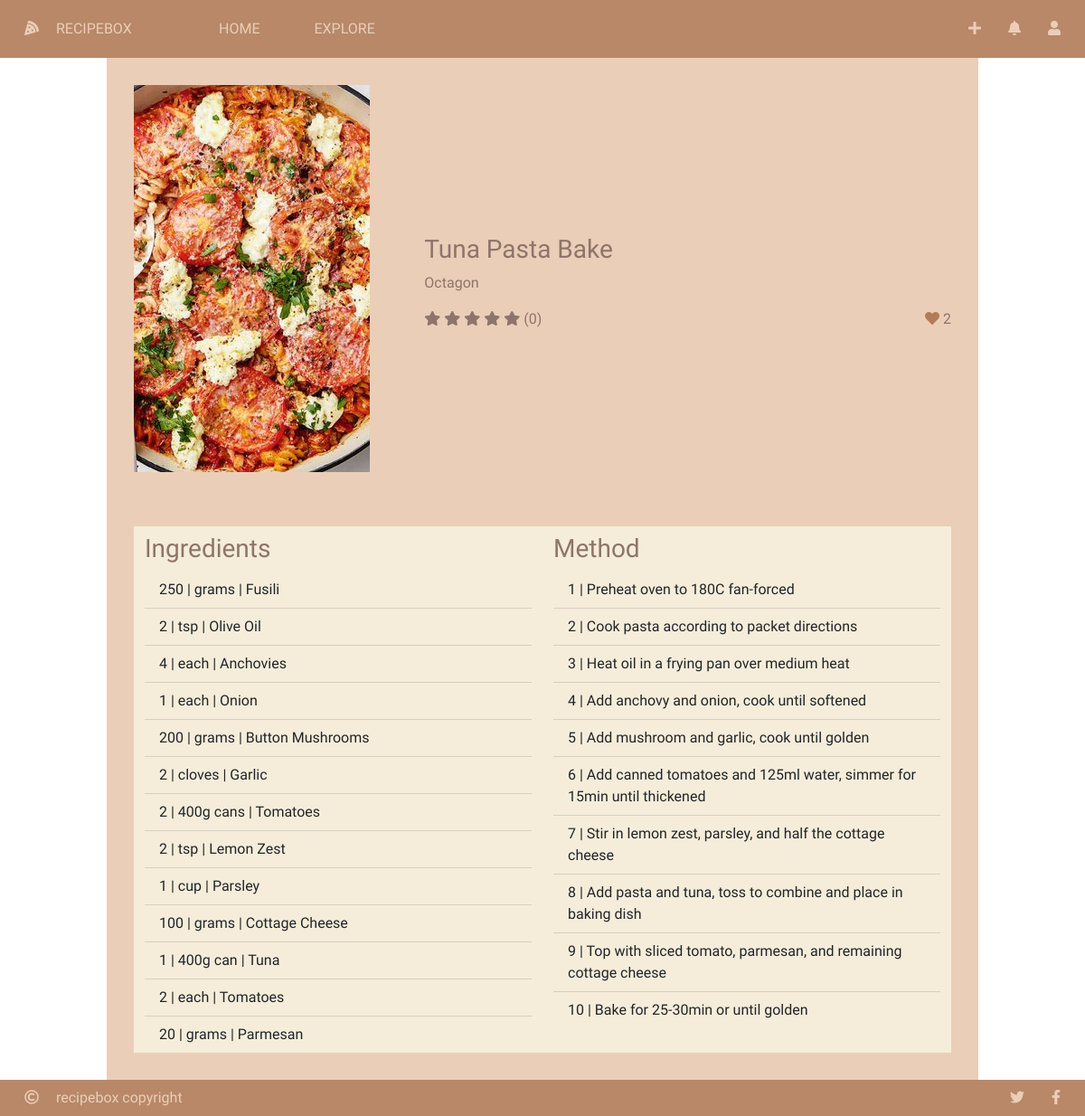
The app's page /recipe/1/ (signed in) with its own data.
### recipebox/models/recipes.py (models this page shows, shortened)
class Recipe(db.Model):
    __tablename__ = "recipe"
    id = db.Column(db.Integer, primary_key=True)
    name = db.Column(db.String(30), nullable=False)
    picture = db.Column(db.String(150), nullable=False)
    cook_time = db.Column(db.Integer, nullable=False)
    date_created = db.Column(db.DateTime, nullable=False)
    ingredients = db.relationship('RecipeIngredient', backref="recipe_object", lazy=True)
    procedures = db.relationship('RecipeProcedure', backref="recipe_object", lazy=True)
    user_id = db.Column(db.Integer, db.ForeignKey('user.id'), nullable=False)
    likes = db.relationship('Like', backref="recipe_object", lazy=True)
    ratings = db.relationship('Rating', backref="recipe_object", lazy=True)
    tags = db.relationship('Tag', secondary=tags, lazy='subquery', backref=db.backref('recipes', lazy=True))
    def rating_score(self):
        score = 0
        count = 0
        for rating in self.ratings:
            count += 1
            score += rating.score
        if count > 0:
            score /= count
            round(score)
        return score
    def liked_by(self, user=current_user):
        for like in self.likes:
            if like.user_id == user.id:
                return True
        return False

class RecipeIngredient(db.Model):
    __tablename__ = "recipe_ingredient"
    id = db.Column(db.Integer, primary_key=True)
    recipe_id = db.Column(db.Integer, db.ForeignKey('recipe.id'), nullable=False)
    ingredient_id = db.Column(db.Integer, db.ForeignKey('ingredient.id'), nullable=False)
    quantity = db.Column(db.Integer, nullable=False)
    unit = db.Column(db.String(30), nullable=False)

class Ingredient(db.Model):
    __tablename__ = "ingredient"
    id = db.Column(db.Integer, primary_key=True)
    name = db.Column(db.String(30), nullable=False)
    picture = db.Column(db.String(150), nullable=False)
    recipes = db.relationship('RecipeIngredient', backref="ingredient_object", lazy=True)

class RecipeProcedure(db.Model):
    __tablename__ = "recipe_procedure"
    id = db.Column(db.Integer, primary_key=True)
    recipe_id = db.Column(db.Integer, db.ForeignKey('recipe.id'), nullable=False)
    recipe_step = db.Column(db.Integer, nullable=False)
    procedure = db.Column(db.String(100), nullable=False)

### recipebox/models/auth.py (models this page shows, shortened)
class User(UserMixin, db.Model):
    __tablename__ =  "user"
    id = db.Column(db.Integer, primary_key=True)
    email = db.Column(db.String(255), unique=True, nullable=False)
    username = db.Column(db.String(255), nullable=False)
    password = db.Column(db.String(255), nullable=False)
    registered_on = db.Column(db.DateTime, nullable=False)
    admin = db.Column(db.Boolean, nullable=False, default=False)
    recipes = db.relationship('Recipe', backref="user_object", lazy=True)
    likes = db.relationship('Like', backref="user_object", lazy=True)
    ratings = db.relationship('Rating', backref="user_object", lazy=True)
    bio = db.Column(db.String(1024), nullable=True)

### recipebox/recipes/recipes.py (the view)
@recipe_bp.route('/recipe/<id>/')
def recipe_view(id):
    selected_recipe = Recipe.query.get(id)
    if selected_recipe is None:
        return render_template('404_notfound.html')
    else:
        return render_template('view.html', recipe=selected_recipe)

### recipebox/recipes/templates/view.html (shortened to what this page needs)
{% extends "base.html" %}
{% block head %}
	{{ super() }}
	<link rel="stylesheet" type="text/css" href="{{ url_for('static', filename='css/recipes/view.css') }}"/>
{% endblock %}
{% block content %}
	<div id="view-container" class="container">
		<div id="recipe-info" class="row">
			<div class="col-4">
				<div class="img-box">
					<img src="{{ url_for('static', filename='res/recipes/' + recipe.picture) }}"></div>
			</div>
			<div class="col vertical-center">
				<h3>{{ recipe.name }}</h3>
				<a href="{{ url_for('auth_bp.profile_user', user_id=recipe.user_object.id) }}"><p class="subtitle">{{ recipe.user_object.username }}</p></a>
				<div class="inline">
					<div id="star-score">
						{% for i in range(5) %}
							<i class="fas fa-star {{ 'selected' if i < recipe.rating_score() }}" data-score="{{ i }}"></i>
						{% endfor %}
						<p>({{ recipe.ratings|length }})</p>
					</div>
					<div id="like-button">
						<a href="#" class="like-button-request"><i class="fas fa-heart {{ 'selected' if recipe.liked_by() }} "></i></a>
						<p class="like-button-label">{{ recipe.likes|length }}</p>
					</div>
				</div>
			</div>
		</div>
		<div id="recipe-procedure" class="row">
			<div id="ingredient-list" class="col-6">
				<h3>Ingredients</h3>
				<ul class="list-group list-group-flush">
					{% for ingredient in recipe.ingredients %}
						<li class="list-group-item">
							{{ ingredient.quantity }} | {{ ingredient.unit }} | {{ ingredient.ingredient_object.name }}
						</li>
					{% endfor %}
				</ul>
			</div>
			<div id="method-list" class="col-6">
				<h3>Method</h3>
				<ul class="list-group list-group-flush">
					{% for procedure in recipe.procedures %}
						<li class="list-group-item">
							{{ procedure.recipe_step }} | {{ procedure.procedure }}
						</li>
					{% endfor %}
				</ul>
			</div>
		</div>
	</div>
{% endblock %}

### recipebox/static/css/recipebox.css (style rules this page uses)
html { min-height: 100%; }
body { background: url("../res/background.png") no-repeat center center fixed; background-size: cover; color: #f5edda; height: 100%; font-family: "Raleway", sans-serif; }
a { text-decoration: none; color: #ebceb8; }
i.selected { color: #B17C58; }
.vertical-center { margin-top: auto; margin-bottom: auto; }
.img-box { display: flex; justify-content: center; align-items: center; overflow: hidden; }
.img-box > img { min-width: 100%; min-height: 100%; flex-shrink: 0; }

### recipebox/static/css/recipes/view.css (style rules this page uses)
#view-container { padding: 0px 100px; color: #8e756a; }
h3 { margin: 8px 0px; }
.subtitle, #like-button i { color: #8e756a; }
#like-button .selected { color: #B17C58; }
#recipe-info, #recipe-procedure, #comments { background-color: #ebceb8; }
#recipe-info > div, #recipe-procedure { padding: 30px; }
#recipe-info .inline, #recipe-info .inline * { display: inline; }
#like-button { float: right; }
#ingredient-list *, #ingredient-list, #method-list *, #method-list { background-color: #f5edda; }

### records on screen
Recipe: picture (picture), name "Tuna Pasta Bake"
User: user_object.username "Octagon"
RecipeIngredient: quantity "250", unit "grams", ingredient_object.name "Fusili"
RecipeIngredient: quantity "2", unit "tsp", ingredient_object.name "Olive Oil"
RecipeIngredient: quantity "4", unit "each", ingredient_object.name "Anchovies"
RecipeIngredient: quantity "1", unit "each", ingredient_object.name "Onion"
RecipeIngredient: quantity "200", unit "grams", ingredient_object.name "Button Mushrooms"
RecipeIngredient: quantity "2", unit "cloves", ingredient_object.name "Garlic"
RecipeIngredient: quantity "2", unit "400g cans", ingredient_object.name "Tomatoes"
RecipeIngredient: quantity "2", unit "tsp", ingredient_object.name "Lemon Zest"
RecipeIngredient: quantity "1", unit "cup", ingredient_object.name "Parsley"
RecipeIngredient: quantity "100", unit "grams", ingredient_object.name "Cottage Cheese"
RecipeIngredient: quantity "1", unit "400g can", ingredient_object.name "Tuna"
RecipeIngredient: quantity "2", unit "each", ingredient_object.name "Tomatoes"
RecipeIngredient: quantity "20", unit "grams", ingredient_object.name "Parmesan"
RecipeProcedure: recipe_step "1", procedure "Preheat oven to 180C fan-forced"
RecipeProcedure: recipe_step "2", procedure "Cook pasta according to packet directions"
RecipeProcedure: recipe_step "3", procedure "Heat oil in a frying pan over medium heat"
RecipeProcedure: recipe_step "4", procedure "Add anchovy and onion, cook until softened"
RecipeProcedure: recipe_step "5", procedure "Add mushroom and garlic, cook until golden"
RecipeProcedure: recipe_step "6", procedure "Add canned tomatoes and 125ml water, simmer for 15min until thickened"
RecipeProcedure: recipe_step "7", procedure "Stir in lemon zest, parsley, and half the cottage cheese"
RecipeProcedure: recipe_step "8", procedure "Add pasta and tuna, toss to combine and place in baking dish"
RecipeProcedure: recipe_step "9", procedure "Top with sliced tomato, parmesan, and remaining cottage cheese"
RecipeProcedure: recipe_step "10", procedure "Bake for 25-30min or until golden"

### other values on screen
{{ recipe.ratings|length }} "0"
{{ recipe.likes|length }} "2"
